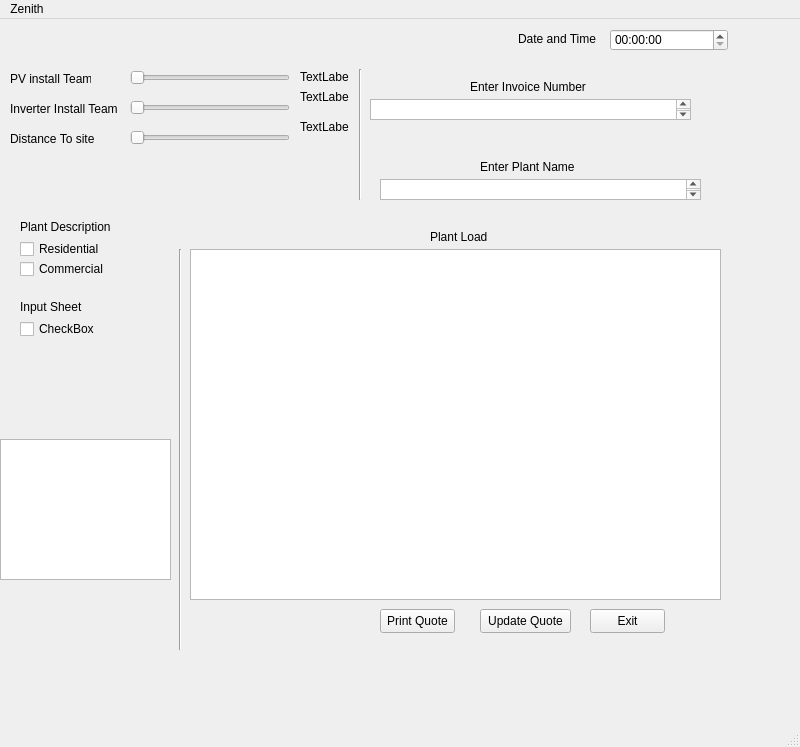
<?xml version="1.0" encoding="UTF-8"?>
<ui version="4.0">
 <class>MainWindow</class>
 <widget class="QMainWindow" name="MainWindow">
  <property name="geometry">
   <rect>
    <x>0</x>
    <y>0</y>
    <width>800</width>
    <height>747</height>
   </rect>
  </property>
  <property name="windowTitle">
   <string>MainWindow</string>
  </property>
  <widget class="QWidget" name="centralwidget">
   <widget class="QTimeEdit" name="timeEdit">
    <property name="geometry">
     <rect>
      <x>610</x>
      <y>10</y>
      <width>118</width>
      <height>22</height>
     </rect>
    </property>
   </widget>
   <widget class="QCheckBox" name="checkBox">
    <property name="geometry">
     <rect>
      <x>20</x>
      <y>220</y>
      <width>101</width>
      <height>20</height>
     </rect>
    </property>
    <property name="text">
     <string>Residential</string>
    </property>
   </widget>
   <widget class="QCheckBox" name="checkBox_2">
    <property name="geometry">
     <rect>
      <x>20</x>
      <y>240</y>
      <width>111</width>
      <height>20</height>
     </rect>
    </property>
    <property name="text">
     <string>Commercial</string>
    </property>
   </widget>
   <widget class="QCheckBox" name="checkBox_3">
    <property name="geometry">
     <rect>
      <x>20</x>
      <y>300</y>
      <width>75</width>
      <height>20</height>
     </rect>
    </property>
    <property name="text">
     <string>CheckBox</string>
    </property>
   </widget>
   <widget class="QSlider" name="horizontalSlider">
    <property name="geometry">
     <rect>
      <x>130</x>
      <y>50</y>
      <width>160</width>
      <height>18</height>
     </rect>
    </property>
    <property name="orientation">
     <enum>Qt::Horizontal</enum>
    </property>
   </widget>
   <widget class="QLabel" name="label">
    <property name="geometry">
     <rect>
      <x>10</x>
      <y>50</y>
      <width>81</width>
      <height>20</height>
     </rect>
    </property>
    <property name="text">
     <string>PV install Team</string>
    </property>
   </widget>
   <widget class="QLabel" name="label_2">
    <property name="geometry">
     <rect>
      <x>10</x>
      <y>80</y>
      <width>121</width>
      <height>20</height>
     </rect>
    </property>
    <property name="text">
     <string>Inverter Install Team</string>
    </property>
   </widget>
   <widget class="QSlider" name="horizontalSlider_2">
    <property name="geometry">
     <rect>
      <x>130</x>
      <y>80</y>
      <width>160</width>
      <height>18</height>
     </rect>
    </property>
    <property name="orientation">
     <enum>Qt::Horizontal</enum>
    </property>
   </widget>
   <widget class="QLabel" name="label_3">
    <property name="geometry">
     <rect>
      <x>10</x>
      <y>110</y>
      <width>121</width>
      <height>20</height>
     </rect>
    </property>
    <property name="text">
     <string>Distance To site</string>
    </property>
   </widget>
   <widget class="QSlider" name="horizontalSlider_3">
    <property name="geometry">
     <rect>
      <x>130</x>
      <y>110</y>
      <width>160</width>
      <height>18</height>
     </rect>
    </property>
    <property name="orientation">
     <enum>Qt::Horizontal</enum>
    </property>
   </widget>
   <widget class="QLabel" name="label_6">
    <property name="geometry">
     <rect>
      <x>20</x>
      <y>200</y>
      <width>131</width>
      <height>16</height>
     </rect>
    </property>
    <property name="text">
     <string>Plant Description</string>
    </property>
   </widget>
   <widget class="QLabel" name="label_7">
    <property name="geometry">
     <rect>
      <x>20</x>
      <y>280</y>
      <width>101</width>
      <height>16</height>
     </rect>
    </property>
    <property name="text">
     <string>Input Sheet</string>
    </property>
   </widget>
   <widget class="Line" name="line">
    <property name="geometry">
     <rect>
      <x>170</x>
      <y>230</y>
      <width>20</width>
      <height>401</height>
     </rect>
    </property>
    <property name="orientation">
     <enum>Qt::Vertical</enum>
    </property>
   </widget>
   <widget class="Line" name="line_2">
    <property name="geometry">
     <rect>
      <x>350</x>
      <y>50</y>
      <width>20</width>
      <height>131</height>
     </rect>
    </property>
    <property name="orientation">
     <enum>Qt::Vertical</enum>
    </property>
   </widget>
   <widget class="QPlainTextEdit" name="plainTextEdit">
    <property name="geometry">
     <rect>
      <x>370</x>
      <y>80</y>
      <width>321</width>
      <height>21</height>
     </rect>
    </property>
   </widget>
   <widget class="QLabel" name="label_8">
    <property name="geometry">
     <rect>
      <x>470</x>
      <y>60</y>
      <width>131</width>
      <height>16</height>
     </rect>
    </property>
    <property name="text">
     <string>Enter Invoice Number </string>
    </property>
   </widget>
   <widget class="QPlainTextEdit" name="plainTextEdit_2">
    <property name="geometry">
     <rect>
      <x>380</x>
      <y>160</y>
      <width>321</width>
      <height>21</height>
     </rect>
    </property>
   </widget>
   <widget class="QLabel" name="label_9">
    <property name="geometry">
     <rect>
      <x>480</x>
      <y>140</y>
      <width>121</width>
      <height>16</height>
     </rect>
    </property>
    <property name="text">
     <string>Enter Plant Name</string>
    </property>
   </widget>
   <widget class="QPushButton" name="pushButton">
    <property name="geometry">
     <rect>
      <x>380</x>
      <y>590</y>
      <width>75</width>
      <height>24</height>
     </rect>
    </property>
    <property name="text">
     <string>Print Quote</string>
    </property>
   </widget>
   <widget class="QPushButton" name="pushButton_2">
    <property name="geometry">
     <rect>
      <x>480</x>
      <y>590</y>
      <width>91</width>
      <height>24</height>
     </rect>
    </property>
    <property name="text">
     <string>Update Quote</string>
    </property>
   </widget>
   <widget class="QPushButton" name="pushButton_3">
    <property name="geometry">
     <rect>
      <x>590</x>
      <y>590</y>
      <width>75</width>
      <height>24</height>
     </rect>
    </property>
    <property name="text">
     <string>Exit</string>
    </property>
   </widget>
   <widget class="QGraphicsView" name="graphicsView">
    <property name="geometry">
     <rect>
      <x>190</x>
      <y>230</y>
      <width>531</width>
      <height>351</height>
     </rect>
    </property>
   </widget>
   <widget class="QLabel" name="label_10">
    <property name="geometry">
     <rect>
      <x>430</x>
      <y>210</y>
      <width>81</width>
      <height>16</height>
     </rect>
    </property>
    <property name="text">
     <string>Plant Load</string>
    </property>
   </widget>
   <widget class="QLabel" name="label_4">
    <property name="geometry">
     <rect>
      <x>518</x>
      <y>10</y>
      <width>81</width>
      <height>20</height>
     </rect>
    </property>
    <property name="text">
     <string>Date and Time</string>
    </property>
   </widget>
   <widget class="QLabel" name="label_5">
    <property name="geometry">
     <rect>
      <x>300</x>
      <y>50</y>
      <width>49</width>
      <height>16</height>
     </rect>
    </property>
    <property name="text">
     <string>TextLabel</string>
    </property>
   </widget>
   <widget class="QLabel" name="label_11">
    <property name="geometry">
     <rect>
      <x>300</x>
      <y>70</y>
      <width>49</width>
      <height>16</height>
     </rect>
    </property>
    <property name="text">
     <string>TextLabel</string>
    </property>
   </widget>
   <widget class="QLabel" name="label_12">
    <property name="geometry">
     <rect>
      <x>300</x>
      <y>100</y>
      <width>49</width>
      <height>16</height>
     </rect>
    </property>
    <property name="text">
     <string>TextLabel</string>
    </property>
   </widget>
   <widget class="QGraphicsView" name="graphicsView_2">
    <property name="geometry">
     <rect>
      <x>0</x>
      <y>420</y>
      <width>171</width>
      <height>141</height>
     </rect>
    </property>
   </widget>
   <zorder>graphicsView_2</zorder>
   <zorder>timeEdit</zorder>
   <zorder>checkBox</zorder>
   <zorder>checkBox_2</zorder>
   <zorder>checkBox_3</zorder>
   <zorder>horizontalSlider</zorder>
   <zorder>label</zorder>
   <zorder>label_2</zorder>
   <zorder>horizontalSlider_2</zorder>
   <zorder>label_3</zorder>
   <zorder>horizontalSlider_3</zorder>
   <zorder>label_6</zorder>
   <zorder>label_7</zorder>
   <zorder>line</zorder>
   <zorder>line_2</zorder>
   <zorder>plainTextEdit</zorder>
   <zorder>label_8</zorder>
   <zorder>plainTextEdit_2</zorder>
   <zorder>label_9</zorder>
   <zorder>pushButton</zorder>
   <zorder>pushButton_2</zorder>
   <zorder>pushButton_3</zorder>
   <zorder>graphicsView</zorder>
   <zorder>label_10</zorder>
   <zorder>label_4</zorder>
   <zorder>label_5</zorder>
   <zorder>label_11</zorder>
   <zorder>label_12</zorder>
  </widget>
  <widget class="QMenuBar" name="menubar">
   <property name="geometry">
    <rect>
     <x>0</x>
     <y>0</y>
     <width>800</width>
     <height>22</height>
    </rect>
   </property>
   <widget class="QMenu" name="menuZenith">
    <property name="title">
     <string>Zenith</string>
    </property>
   </widget>
   <addaction name="menuZenith"/>
  </widget>
  <widget class="QStatusBar" name="statusbar"/>
 </widget>
 <resources/>
 <connections/>
</ui>
